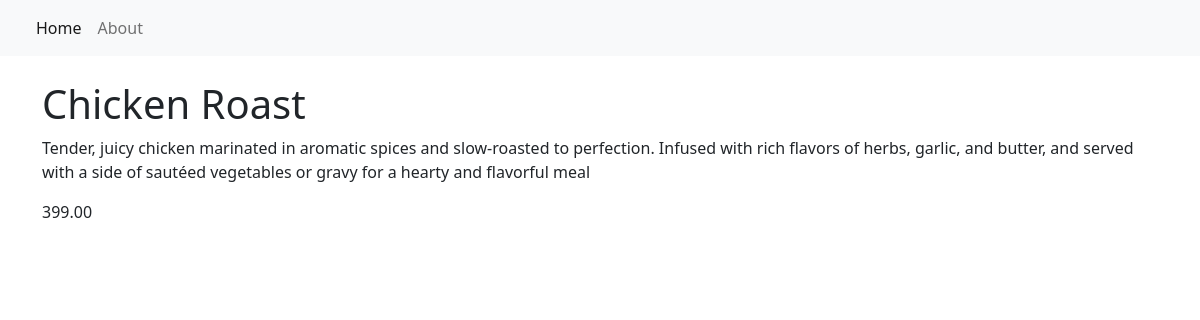
Screenshot of /item/8/ with the database file from the repository.
### restaurant_menu/models.py (models this page shows, shortened)
class Item(models.Model):
    meal = models.CharField(max_length=1000, unique=True)
    description = models.CharField(max_length=2000)
    price = models.DecimalField(max_digits=10, decimal_places=2)
    meal_type = models.CharField(max_length=200, choices=MEAL_TYPE)
    author = models.ForeignKey(User, on_delete=models.PROTECT)
    status = models.IntegerField(choices=STATUS, default=1)
    date_created = models.DateTimeField(auto_now_add=True)
    date_updated = models.DateTimeField(auto_now=True)

### restaurant_menu/views.py (the view)
# urls.py: path('item/<int:pk>/', views.MenuItemDetail.as_view(), name='menu_item')
class MenuItemDetail(generic.DetailView):
    model = Item
    template_name = "menu_item_detail.html"

### restaurant_menu/templates/menu_item_detail.html
{% extends 'base.html' %}
{% block content %}
    <div class="container">
    <h1 class="pt-4">{{ item.meal }}</h1>
    <p>{{ item.description }}</p>
    <p>{{ item.price }}</p>
    </div>
{% endblock content %}

### rows the page displays
Item: meal "Chicken Roast", description "Tender, juicy chicken marinated in aromatic spices and slow-roasted to perfection. Infused with rich flavors of herbs, garlic, and butter, and served with a side of sautéed vegetables or gravy for a hearty and flavorful meal", price "399.00"
